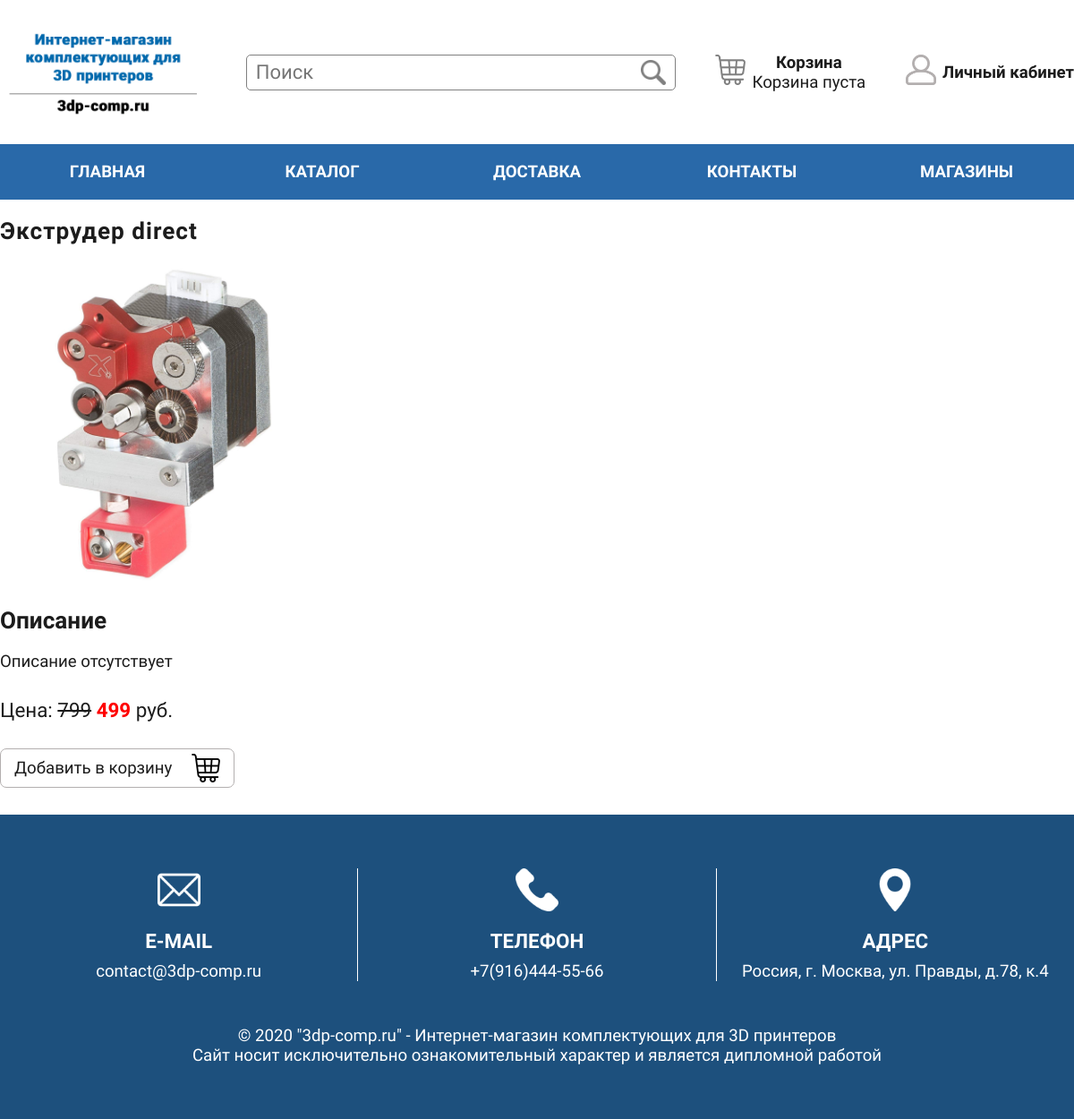
Page /item/1 on the committed database.
### tables this page shows
CREATE TABLE IF NOT EXISTS `items` (
  `id` int(11) NOT NULL,
  `category_id` int(11) NOT NULL,
  `title` varchar(64) NOT NULL,
  `description` varchar(2048) NOT NULL DEFAULT 'Описание отсутствует',
  `image` varchar(128) NOT NULL
);

### core/db.php (called while the page is built, shortened)
<?php
    $dbLink = mysqli_connect(DB_HOSTNAME, DB_USERNAME, DB_PASSWORD, DB_NAME);
    mysqli_query($dbLink, "SET NAMES UTF8");
    function getItemByID($item_id) {
        global $dbLink;
        $item = [];
        $query = sprintf("SELECT * FROM items WHERE id = '%d'", $item_id);
        $result = mysqli_query($dbLink, $query);
        if(mysqli_num_rows($result)) {
            while($row = mysqli_fetch_assoc($result)) {
                $query = sprintf("SELECT * FROM item_price WHERE item_id = '%d'", $item_id);
                $result2 = mysqli_query($dbLink, $query);
                while($row2 = mysqli_fetch_assoc($result2)) array_push($item, $row + $row2);
            }
            return $item[0];
        }
        else return false;
    }
?>

### templates/item/index.php (the view, shortened to what this page needs)
<?php
    $item = getItemByID($param);
?>
<h1 class="block-title"><?=$item["title"]?></h1>
<div class="item">
    <div class="image">
        <img src="/uploads/items/<?=$item["image"]?>" alt="">
    </div>
    <div class="description-title">Описание</div>
    <div class="description">
        <pre><?=$item["description"]?></pre>
    </div>
    <div class="price">
        Цена:
        <?php if($item["old_price"] != 0): ?>
            <span class="old-price"><?=$item["old_price"]?></span>
            <span class="new-price"><?=$item["price"]?></span> руб.
        <?php else: ?>
            <span><?=$item["price"]?> руб.</span>
        <?php endif; ?>
    </div>
    <a class="add-to-cart" id="add-to-cart" data-item-id="<?=$item["id"]?>"  title="Добавить в корзину">
        Добавить в корзину
        <img src="/uploads/system/cart_black.png">
    </div>
</div>

### index.php (shortened to what this page needs)
<?php
    require_once __DIR__."/core/db.php";
    $routes = require_once __DIR__."/core/routes.php";
    $requestURL = substr($_SERVER['REQUEST_URI'], 1);
    foreach($routes as $route) {
        if(preg_match($route["path"], $requestURL, $matches)) {
            $param = "";
            $pathInfo = pathinfo($requestURL);
            if(isset($pathInfo["dirname"]) && $pathInfo["dirname"] !== "." && $pathInfo["dirname"] !== $pathInfo["filename"]) {
                $pos = strpos($pathInfo["filename"], "?");
                if($pos !== false) $param = substr($pathInfo["filename"], 0, $pos);
                else $param = $pathInfo["filename"];
            }
            renderPage($route["template"], $route["action"], $param, $route["title"]);
            break;
        }
    }
    exit;
    function renderPage($template, $action, $param, $title = "") {
        $template = __DIR__."/templates/".$template."/".$action.".php";
        if(file_exists($template)) {
            require_once $template;
            $mainTemplate = __DIR__."/templates/.main/index.php";
            if(file_exists($mainTemplate)) require_once $mainTemplate;
            else die("Error: Main template not found");
        }
        else die("Error: Template or action not found");
    }
    function loadModule($module) {
        $dir = __DIR__."/modules/".$module."/index.php";
        if(file_exists($dir)) require_once $dir;
        else die("Error: Module \"".$module."\" on path \"".$dir."\" not found");
    }
?>

### templates/.main/style.css (style rules this page uses)
* { padding: 0; margin: 0; font-family: 'Roboto Condensed', sans-serif; font-size: 14pt; color: #1C1C1C; }
a, a:active, a:hover { text-decoration: none; color: inherit; }
.block-title { font-size: 1.4em; letter-spacing: 1px; margin-top: 20px; margin-bottom: 20px; }
.item { display: flex; flex-direction: column; }
.item .image { width: 360px; }
.item .image img { width: 100%; }
.item .description-title { font-size: 1.4em; font-weight: bold; margin: 20px 0; }
.item .description { font-size: 1.2em; }
.item .price { margin: 30px 0; font-size: 1.2em; }
.item .price span { font-size: inherit; }
.item .price .old-price { text-decoration: line-through; }
.item .price .new-price { font-weight: bold; color: red; }
.item .add-to-cart { border: 1px solid #b3afaf; border-radius: 7px; padding: 5px 15px; width: 230px; display: flex; justify-content: space-between; align-items: center; transition: 0.5s; margin-bottom: 30px; }
.item .add-to-cart img { width: 32px; }
footer * { color: #fff; }

### rows in the picture
items: title "Экструдер direct", image (picture), description "Описание отсутствует"

### other values in the picture
$item["old_price"] "799"
$item["price"] "499"
